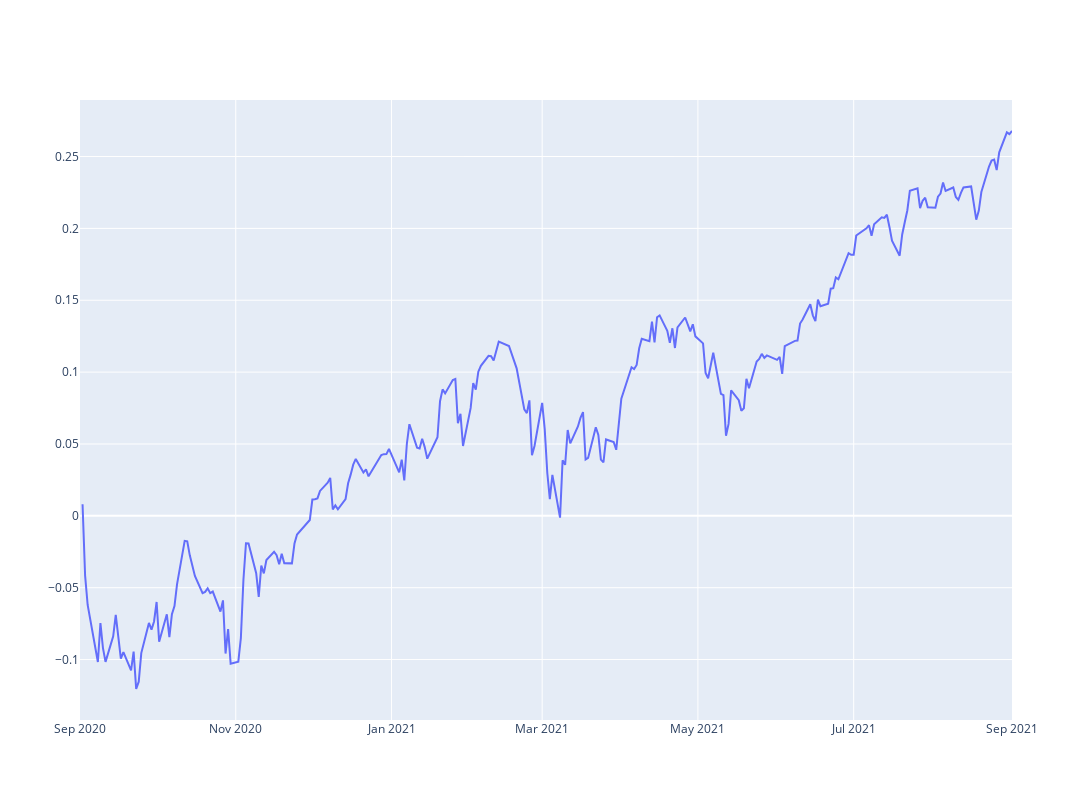

The cell this chart's notebook holds for it:
### Code cell
import plotly.graph_objects as go

fig = go.Figure()
fig.add_trace(go.Scatter(x=cum_perc.index,
                         y=cum_perc['Optimal Portfolio Return'].values,
                         name="Optimal Portfolio",
                         line_shape='linear'
                         ))
fig.add_trace(go.Scatter(x=benchmark_returns.index, y=benchmark_returns['Benchmark'].values,
                         name="Benchmark (NSDQ 100)",
                         line_shape='linear'))
fig.update_layout(
    autosize=False,
    width=1400,
    height=800,)

fig.show()

### Figure 1 — Plotly figure (JSON) as saved in the notebook; plotly's stock layout.template omitted (floating-point values rounded to 4 significant figures; data arrays with more than 128 entries replaced by an {"elided": "..."} marker saying what was removed)
{"data": [{"line": {"shape": "linear"}, "name": "Benchmark (NSDQ 100)", "type": "scatter", "x": {"elided": "251 str values"}, "y": {"elided": "251 float values"}}], "layout": {"autosize": false, "height": 800, "width": 1400}}
